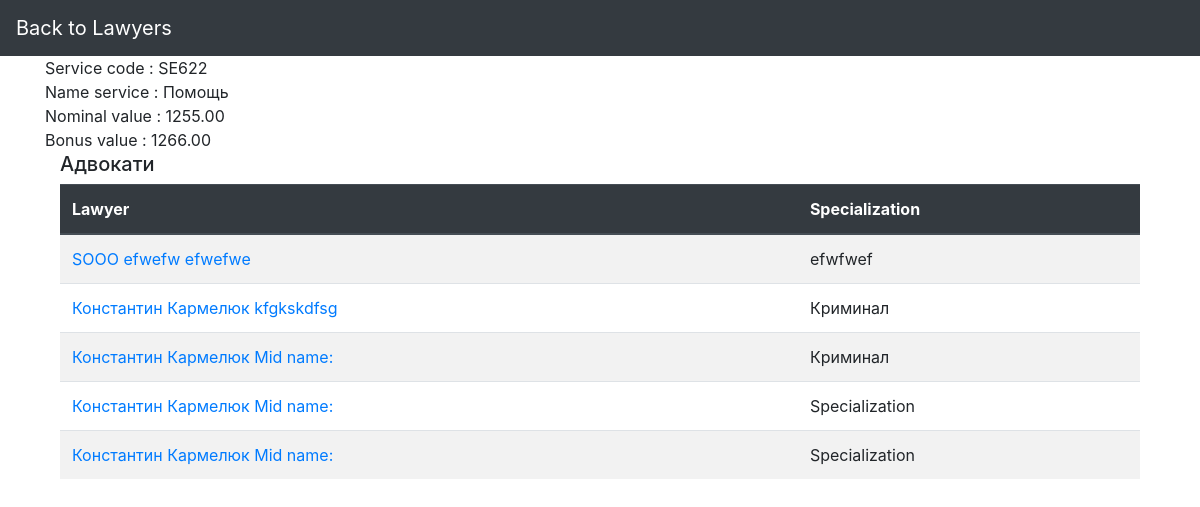
Before: /database/service/SE622/ with the older database file.
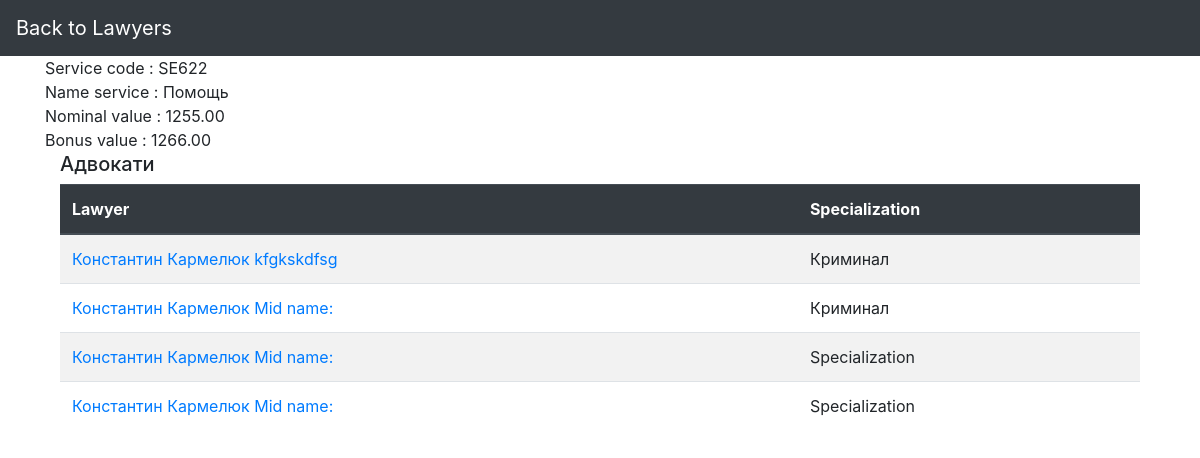
After: the same page with the newer database file.
### DataBase/models.py (models this page shows, shortened)
class Lawyer(models.Model):
    lawyer_code = models.CharField(max_length=8, primary_key=True)
    first_name = models.CharField(max_length=25)
    surname = models.CharField(max_length=25)
    mid_name = models.CharField(max_length=25)
    specialization = models.CharField(max_length=20)
    mail_info = models.EmailField(max_length=30)
    service = models.ManyToManyField(Services)
    work_days = models.ManyToManyField(Work_days)
    def getfullname(self):
        return f'{self.first_name} {self.surname} {self.mid_name}'
    class Meta:
        db_table = 'Lawyer'
        ordering = ['first_name']

### DataBase/views.py (the view)
# urls.py: path('service/<pk>/', views.ServiceDetailView.as_view(), name='service-detailed-view'),
class ServiceDetailView(generic.DetailView):
    model = Services
    context_object_name = "service"
    template_name = "service_detail.html"
    def get_context_data(self, **kwargs):
        context = super().get_context_data(**kwargs)
        context['lawyers'] = Lawyer.objects.filter(service=self.kwargs['pk'])
        return context

### DataBase/templates/service_detail.html (shortened to what this page needs)
{% extends "base_generic.html" %}
{% block navbar %}
 <a class="navbar-brand" href="lawyers.html">Back to Lawyers</a>
{% endblock %}
{% block content %}
    <div>Service code : {{ service.service_code }}</div>
    <div>Name service : {{ service.name_service }}</div>
    <div>Nominal value : {{ service.nominal_value }}</div>
    <div>Bonus value : {{ service.bonus_value }}</div>
    {% if lawyers %}
    <div class="container">
    <h5>Адвокати</h5>
    <table class="table table-striped">
        <thead class="thead-dark">
        <tr>
            <th>Lawyer</th>
            <th>Specialization</th>
        </tr>
        </thead>
        <tbody>
        {% for lawyer in lawyers.all %}
        <tr>
            <td><a href="{% url 'lawyer-detailed-view'  lawyer.lawyer_code %}">
                    {{lawyer.getfullname}}
                </a></td>
            <td>{{ lawyer.specialization }}</td>
        </tr>
        {% endfor %}
        </tbody>
    </table>
    </div>
    {% endif %}
{% endblock %}

Changed rows visible on the page:
removed Lawyer: getfullname "SOOO efwefw efwefwe", specialization "efwfwef"
